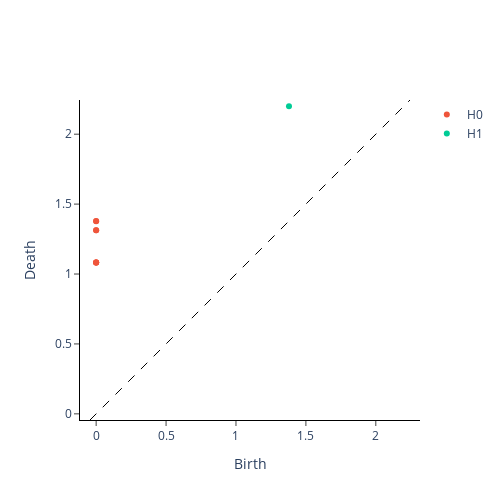

Write notebook code for a chart like this one.
### Code cell
# Circle shape persistence diagram
plot_diagram(diagrams_basic[0])

### Figure 1 — Plotly figure (JSON) as saved in the notebook; plotly's stock layout.template omitted (floating-point values rounded to 4 significant figures)
{"data": [{"hoverinfo": "none", "line": {"color": "black", "dash": "dash", "width": 1}, "mode": "lines", "showlegend": false, "type": "scatter", "x": [-0.04401, 2.245], "y": [-0.04401, 2.245]}, {"hoverinfo": "text", "hovertext": ["(0.0, 1.0817465782165527), multiplicity: 2", "(0.0, 1.0817465782165527), multiplicity: 2", "(0.0, 1.0817747116088867), multiplicity: 2", "(0.0, 1.0817747116088867), multiplicity: 2", "(0.0, 1.3131251335144043), multiplicity: 2", "(0.0, 1.3131251335144043), multiplicity: 2", "(0.0, 1.3777642250061035)", "(0.0, 1.3790212869644165)"], "mode": "markers", "name": "H0", "type": "scatter", "x": [0, 0, 0, 0, 0, 0, 0, 0], "y": [1.082, 1.082, 1.082, 1.082, 1.313, 1.313, 1.378, 1.379]}, {"hoverinfo": "text", "hovertext": ["(1.3790212869644165, 2.200505495071411)"], "mode": "markers", "name": "H1", "type": "scatter", "x": [1.379], "y": [2.201]}, {"hoverinfo": "text", "hovertext": [], "mode": "markers", "name": "H2", "type": "scatter", "x": [], "y": []}], "layout": {"height": 500, "plot_bgcolor": "white", "width": 500, "xaxis": {"autorange": false, "exponentformat": "e", "linecolor": "black", "linewidth": 1, "mirror": false, "range": [-0.04401, 2.245], "showexponent": "all", "showline": true, "side": "bottom", "ticks": "outside", "title": {"text": "Birth"}, "type": "linear", "zeroline": true}, "yaxis": {"autorange": false, "exponentformat": "e", "linecolor": "black", "linewidth": 1, "mirror": false, "range": [-0.04401, 2.245], "scaleanchor": "x", "scaleratio": 1, "showexponent": "all", "showline": true, "side": "left", "ticks": "outside", "title": {"text": "Death"}, "type": "linear", "zeroline": true}}}
